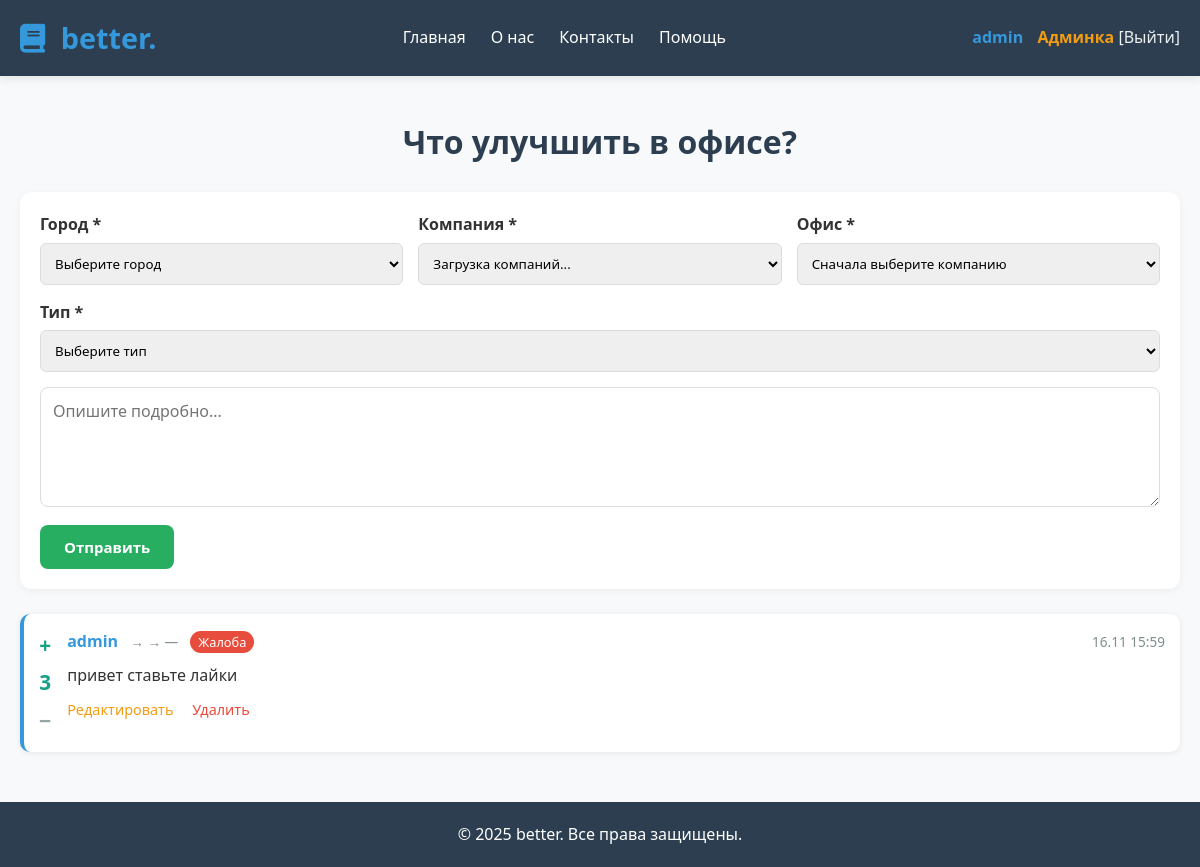
Screenshot of /index.php (signed in) with the database file from the repository.
### tables this page shows
CREATE TABLE `messages` (
  `id` int NOT NULL,
  `user_id` int NOT NULL,
  `message` text NOT NULL,
  `created_at` datetime DEFAULT CURRENT_TIMESTAMP,
  `parent_id` int DEFAULT NULL,
  `upvotes` int DEFAULT '0',
  `downvotes` int DEFAULT '0',
  `city_id` int DEFAULT NULL,
  `company_id` int DEFAULT NULL,
  `type_id` int DEFAULT NULL,
  `office_id` int DEFAULT NULL
);

CREATE TABLE `users` (
  `id` int NOT NULL,
  `username` varchar(50) NOT NULL,
  `password` varchar(255) NOT NULL,
  `created_at` datetime DEFAULT CURRENT_TIMESTAMP,
  `role` enum('user','admin') DEFAULT 'user'
);

### index.php (the view, shortened to what this page needs)
<?php
require 'header.php';
$user_id = $_SESSION['user_id'];
$is_admin = ($_SESSION['role'] ?? 'user') === 'admin';
$sort = $_GET['sort'] ?? 'votes';
$where = [];
$params = [];
$where_sql = $where ? 'WHERE ' . implode(' AND ', $where) : '';
$order_by = $sort === 'date' ? 'm.created_at DESC' : '(m.upvotes - m.downvotes) DESC, m.created_at DESC';
$sql = "SELECT m.*, u.username, c.name as city_name, comp.name as company_name, o.address as office_address, t.name as type_name
        FROM messages m
        JOIN users u ON m.user_id = u.id
        LEFT JOIN cities c ON m.city_id = c.id
        LEFT JOIN companies comp ON m.company_id = comp.id
        LEFT JOIN offices o ON m.office_id = o.id
        LEFT JOIN suggestion_types t ON m.type_id = t.id
        $where_sql
        ORDER BY $order_by";
$stmt = $pdo->prepare($sql);
$stmt->execute($params);
$messages = $stmt->fetchAll();
function renderMessage($msg, $current_user_id, $is_admin, $depth = 0) {
    global $pdo;
    $indent = $depth * 40;
    $vote_stmt = $pdo->prepare("SELECT vote FROM message_votes WHERE message_id = ? AND user_id = ?");
    $vote_stmt->execute([$msg['id'], $current_user_id]);
    $user_vote = $vote_stmt->fetchColumn() ?: 0;
    $up_color = $user_vote === 1 ? '#16a085' : '#95a5a6';
    $down_color = $user_vote === -1 ? '#c0392b' : '#95a5a6';
    $score = $msg['upvotes'] - $msg['downvotes'];
    $score_color = $score > 0 ? '#16a085' : ($score < 0 ? '#c0392b' : '#95a5a6');
    $badge = $msg['type_name'] === 'Предложение'
        ? '<span style="background:#27ae60; color:white; padding:2px 8px; border-radius:12px; font-size:0.8em; margin-left:8px;">Предложение</span>'
        : '<span style="background:#e74c3c; color:white; padding:2px 8px; border-radius:12px; font-size:0.8em; margin-left:8px;">Жалоба</span>';
    $office_display = $msg['office_address'] ? htmlspecialchars($msg['office_address']) : '—';
    $actions = ($is_admin || $msg['user_id'] == $current_user_id) ? "
        <div style='margin-top:10px; font-size:0.9em;'>
            <span class='edit-btn' style='cursor:pointer; color:#f39c12; margin-right:15px;' data-id='{$msg['id']}'>Редактировать</span>
            <span class='delete-btn' style='cursor:pointer; color:#e74c3c;' data-id='{$msg['id']}'>Удалить</span>
        </div>
    " : '';
    $vote_block = "
        <div class='vote-block' data-id='{$msg['id']}' style='display:flex; flex-direction:column; align-items:center; margin-right:16px; font-size:1.3em; font-weight:bold;'>
            <span class='upvote-btn' style='cursor:pointer; color:$up_color;'>+</span>
            <span class='vote-score' style='color:$score_color; margin:4px 0;'>$score</span>
            <span class='downvote-btn' style='cursor:pointer; color:$down_color;'>−</span>
        </div>
    ";
    return "
        <div class='message-item' data-id='{$msg['id']}' style='display:flex; background:#fff; padding:15px; margin:12px 0; margin-left:{$indent}px; border-radius:10px; box-shadow:0 1px 6px rgba(0,0,0,0.08); border-left:4px solid #3498db;'>
            $vote_block
            <div style='flex:1;'>
                <div style='display:flex; justify-content:space-between; align-items:center; margin-bottom:8px;'>
                    <div>
                        <strong style='color:#3498db;'>".htmlspecialchars($msg['username'])."</strong>
                        <span style='color:#7f8c8d; font-size:0.85em; margin-left:8px;'>{$msg['city_name']} → {$msg['company_name']} → {$office_display}</span>
                        $badge
                    </div>
                    <span style='color:#7f8c8d; font-size:0.85em;'>".date('d.m H:i', strtotime($msg['created_at']))."</span>
                </div>
                <div class='message-text' data-id='{$msg['id']}'>".nl2br(htmlspecialchars($msg['message']))."</div>
                $actions
            </div>
        </div>
    ";
}
?>
<h1 style="text-align:center; margin:40px 0 20px; color:#2c3e50;">Что улучшить в офисе?</h1>
<form method="POST" style="margin:25px 0; background:#fff; padding:20px; border-radius:12px; box-shadow:0 2px 8px rgba(0,0,0,0.05);">
    <div style="display:grid; grid-template-columns:1fr 1fr 1fr; gap:15px; margin-bottom:15px;">
        <div>
            <label style="display:block; margin-bottom:5px; font-weight:600;">Город *</label>
            <select name="city_id" required style="width:100%; padding:10px; border:1px solid #ddd; border-radius:6px;">
                <option value="">Выберите город</option>
            </select>
        </div>
        <div>
            <label style="display:block; margin-bottom:5px; font-weight:600;">Компания *</label>
            <select name="company_id" required onchange="loadOffices(this.value)" style="width:100%; padding:10px; border:1px solid #ddd; border-radius:6px;">
                <option value="">Загрузка компаний...</option>
            </select>
        </div>
        <div>
            <label style="display:block; margin-bottom:5px; font-weight:600;">Офис *</label>
            <select name="office_id" required style="width:100%; padding:10px; border:1px solid #ddd; border-radius:6px;">
                <option value="">Сначала выберите компанию</option>
            </select>
        </div>
    </div>
    <div style="margin-bottom:15px;">
        <label style="display:block; margin-bottom:5px; font-weight:600;">Тип *</label>
        <select name="type_id" required style="width:100%; padding:10px; border:1px solid #ddd; border-radius:6px;">
            <option value="">Выберите тип</option>
        </select>
    </div>
    <textarea name="message" placeholder="Опишите подробно..." required style="width:100%; padding:12px; border-radius:8px; border:1px solid #ddd; height:120px; font-size:16px; margin-bottom:10px;"></textarea>
    <button type="submit" style="background:#27ae60; color:white; padding:12px 24px; border:none; border-radius:8px; cursor:pointer; font-weight:600; font-size:15px;">Отправить</button>
</form>
<div id="messages-container">
    <?php
    foreach ($messages as $msg) {
        if (!$msg['parent_id']) {
            echo renderMessage($msg, $user_id, $is_admin);
        }
    }
    ?>
</div>
<?php require 'footer.php'; ?>

### header.php (style rules this page uses)
* { margin:0; padding:0; box-sizing:border-box; font-family:'Segoe UI',sans-serif; }
body { background:#f8f9fa; color:#333; line-height:1.6; }

### rows the page displays
messages: upvotes "3", user.username "admin", office_display "—", created_at "16.11 15:59", message "привет ставьте лайки"

### other values shown
$_SESSION['username'] "admin"
